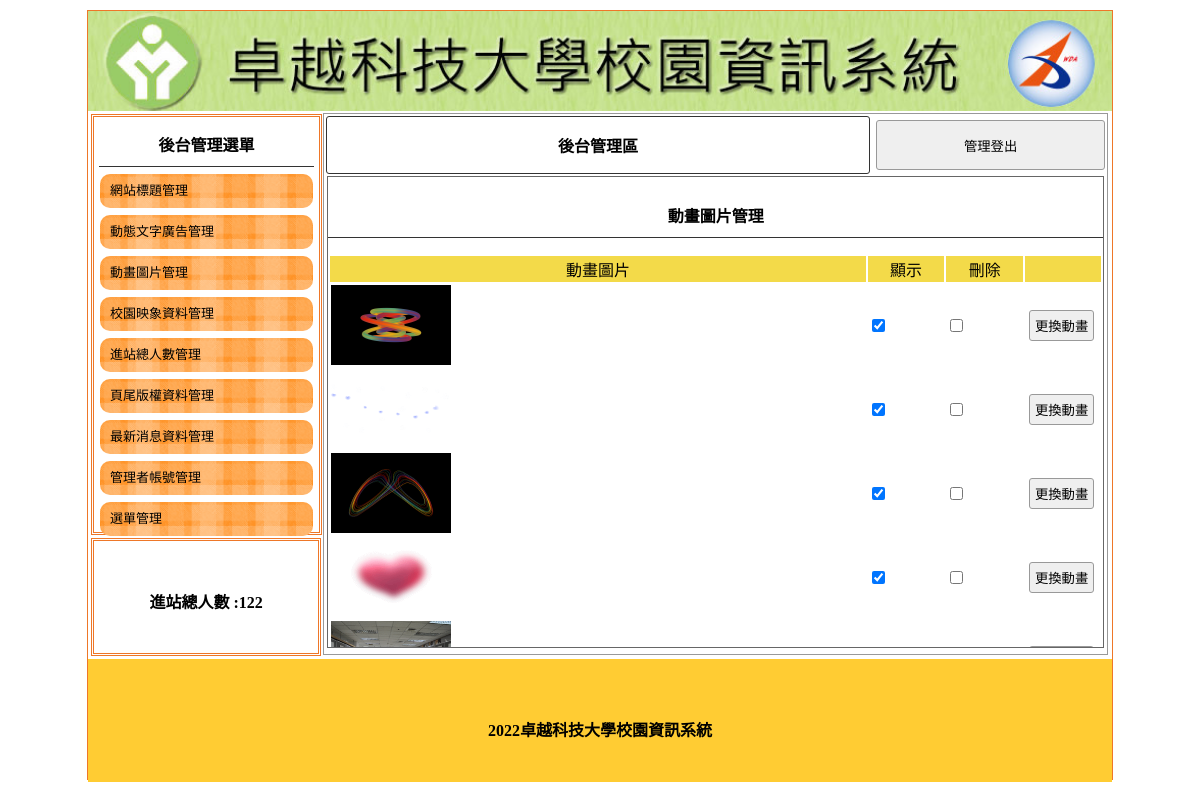
The page /back.php?do=mvim (signed in) on the database its author committed.
### tables this page shows
CREATE TABLE `title` (
  `id` int(11) UNSIGNED NOT NULL,
  `img` text DEFAULT NULL,
  `text` text DEFAULT NULL,
  `sh` int(1) NOT NULL DEFAULT 1
);

CREATE TABLE `total` (
  `id` int(11) UNSIGNED NOT NULL,
  `total` int(11) DEFAULT NULL
);

CREATE TABLE `mvim` (
  `id` int(11) UNSIGNED NOT NULL,
  `img` text DEFAULT NULL,
  `text` text DEFAULT NULL,
  `sh` int(1) NOT NULL DEFAULT 1
);

CREATE TABLE `bottom` (
  `id` int(10) UNSIGNED NOT NULL,
  `bottom` text DEFAULT NULL
);

### base.php (called while the page is built, shortened)
<?php
class DB
{
    protected $dsn = "mysql:host=localhost;charset=utf8;dbname=web01";
    protected $user = "root";
    protected $pw = "";
    protected $pdo;
    public $table;
    public function __construct($table)
    {
        $this->table = $table;
        $this->pdo = new PDO($this->dsn, $this->user, $this->pw);
    }
    private function setStr($table)
    {
        switch ($table) {
            case "title":
                $this->title = "網站標題管理";
                $this->button = "新增網站標題圖片";
                $this->header = "網站標題";
                $this->append = "替代文字";
                $this->upload = "網站標題圖片";
                break;
            case "ad":
                $this->title = "動態文字廣告管理";
                $this->button = "新增動態文字廣告";
                $this->header = "動態文字廣告";
                break;
            case "mvim":
                $this->title = "動畫圖片管理";
                $this->header = "動畫圖片";
                break;
            case "image":
                $this->title = "校園映像資料管理";
                $this->button = "新增校園映像資料";
                $this->header = "校園映像資料圖片";
                $this->upload = "校園映像資料";
                break;
            case "news":
                $this->title = "最新消息資料管理";
                $this->button = "新增最新消息資料";
                $this->header = "最新消息資料內容";
                break;
            case "total":
                $this->title = "進站總人數管理";
                $this->button = "";
                $this->header = "進站總人數";
                break;
            case "bottom":
                $this->title = "頁尾版權資料管理";
                $this->button = "";
                $this->header = "頁尾版權資料";
                break;
            case "admin":
                $this->title = "管理者帳號管理";
                $this->button = "新增管理者帳號";
                $this->header = "帳號";
                $this->append = "密碼";
                break;
            case "menu":
                $this->title = "選單管理";
                $this->button = "新增主選單";
                $this->header = "主選單名稱";
                $this->append = "選單連結網址";
                break;
        }
    }
    public function find($id)
    {
        $sql = "SELECT * FROM $this->table WHERE ";
        if (is_array($id)) {
            foreach ($id as $key => $value) {
                $tmp[] = "`$key`='$value'";
            }
            $sql .= implode(" AND ", $tmp);
        } else {
            $sql .= " `id`='$id'";
        }
        return $this->pdo->query($sql)->fetch(PDO::FETCH_ASSOC);
    }
    public function all(...$arg)
    {
        $sql = "SELECT * FROM $this->table ";
        return $this->pdo->query($sql)->fetchAll(PDO::FETCH_ASSOC);
    }
}
$Title = new DB('title');
$Mvim = new DB('mvim');
$Bottom = new DB('bottom');
$Total = new DB('total');
$tt=$_GET['do']??'';
switch($tt){
    case "mvim":
        $DB=$Mvim;
        break;
}

### back/mvim.php (the view, shortened to what this page needs)
<div style="width:99%; height:87%; margin:auto; overflow:auto; border:#666 1px solid;">
    <p class="t cent botli"><?= $DB->title; ?></p>
    <form method="post" action="api/edit.php?do=<?= $DB->table; ?>">
        <table width="100%">
            <tbody>
                <tr class="yel">
                    <td width="70%"><?= $DB->header; ?></td>
                    <td width="10%">顯示</td>
                    <td width="10%">刪除</td>
                    <td></td>
                </tr>
                <?php
                $rows = $DB->all();
                foreach ($rows as $row) {
                    $checked = ($row['sh'] == 1) ? 'checked' : '';
                ?>
                    <tr>
                        <td width="70%"><img src="./img/<?= $row['img']; ?>" style="width:120px;height:80px;"></td>
                        <td width="10%"><input type="checkbox" name="sh[]" value="<?= $row['id']; ?>" <?=$checked;?>></td>
                        <td width="10%"><input type="checkbox" name="del[]" value="<?= $row['id']; ?>"></td>
                        <td>
                            <input type="button" onclick="op(&#39;#cover&#39;,&#39;#cvr&#39;,&#39;modal/upload.php?do=<?= $DB->table; ?>&id=<?= $row['id']; ?>&#39;)" value="更換動畫">
                        </td>
                    </tr>
                <?php
                }
                ?>
            </tbody>
        </table>
    </form>
</div>

### back.php (shortened to what this page needs)
<?php
include "base.php";
?>
<!DOCTYPE html PUBLIC "-//W3C//DTD XHTML 1.0 Transitional//EN" "http://www.w3.org/TR/xhtml1/DTD/xhtml1-transitional.dtd">
<html xmlns="http://www.w3.org/1999/xhtml">
<head>
	<link href="./css/css.css" rel="stylesheet" type="text/css">
</head>
<body>
	<div id="main">
		<?php
		include "./front/header.php";
		?>
		<div id="ms">
			<div id="lf" style="float:left;">
				<div id="menuput" class="dbor">
					<span class="t botli">後台管理選單</span>
					<a style="color:#000; font-size:13px; text-decoration:none;" href="?do=title">
						<div class="mainmu">
							網站標題管理 </div>
					</a>
					<a style="color:#000; font-size:13px; text-decoration:none;" href="?do=ad">
						<div class="mainmu">
							動態文字廣告管理 </div>
					</a>
					<a style="color:#000; font-size:13px; text-decoration:none;" href="?do=mvim">
						<div class="mainmu">
							動畫圖片管理 </div>
					</a>
					<a style="color:#000; font-size:13px; text-decoration:none;" href="?do=image">
						<div class="mainmu">
							校園映象資料管理 </div>
					</a>
					<a style="color:#000; font-size:13px; text-decoration:none;" href="?do=total">
						<div class="mainmu">
							進站總人數管理 </div>
					</a>
					<a style="color:#000; font-size:13px; text-decoration:none;" href="?do=bottom">
						<div class="mainmu">
							頁尾版權資料管理 </div>
					</a>
					<a style="color:#000; font-size:13px; text-decoration:none;" href="?do=news">
						<div class="mainmu">
							最新消息資料管理 </div>
					</a>
					<a style="color:#000; font-size:13px; text-decoration:none;" href="?do=admin">
						<div class="mainmu">
							管理者帳號管理 </div>
					</a>
					<a style="color:#000; font-size:13px; text-decoration:none;" href="?do=menu">
						<div class="mainmu">
							選單管理 </div>
					</a>
				</div>
				<div class="dbor" style="margin:3px; width:95%; height:20%; line-height:100px;">
					<span class="t">進站總人數 :<?= $Total->find(1)['total']; ?></span>
				</div>
			</div>
			<div class="di" style="height:540px; border:#999 1px solid; width:76.5%; margin:2px 0px 0px 0px; float:left; position:relative; left:20px;">
				<table width="100%">
					<tbody>
						<tr>
							<td style="width:70%;font-weight:800; border:#333 1px solid; border-radius:3px;" class="cent"><a href="?do=admin" style="color:#000; text-decoration:none;">後台管理區</a></td>
							<td><button onclick="document.cookie=&#39;user=&#39;;location.replace(&#39;api/logout.php&#39;)" style="width:99%; margin-right:2px; height:50px;">管理登出</button></td>
						</tr>
					</tbody>
				</table>
				<?php
				$do=$_GET['do']??'title';
				$file="./back/".$do.".php";
				if(file_exists($file)){
					include $file;
				}else{
					include "./back/title.php";
				}
				?>
			</div>
		</div>
		<div style="width:1024px; left:0px; position:relative; background:#FC3; margin-top:4px; height:123px; display:block;">
			<span class="t" style="line-height:123px;"><?= $Bottom->find(1)['bottom']; ?></span>
		</div>
	</div>
</body>
</html>

### front/header.php
<a title="<?= $Title->find(['sh' => 1])['text']; ?>" href="index.php">
			<div class="ti" style="background:url(&#39;img/<?= $Title->find(['sh' => 1])['img']; ?>&#39;); background-size:cover;"></div>
		</a>

### css/css.css (style rules this page uses)
body { padding:0px; margin:0px; }
#main { width:1024px; height:768px; margin:10px auto 10px auto; border:#EE7728 1px solid; position:relative; }
.ti { width:100%; height:100px; position:relative; background-size:cover; background-repeat:no-repeat; }
.dbor { border:#EE7728 double 3px; margin:1px; padding:2px 10px 2px 10px; }
.t { font-weight:800; display:block; text-align:center; padding:10px 1px 10px 1px; }
.botli { border-bottom:#333 1px solid; }
.mainmu { position:relative; border-radius:10px; background:url(../img/menu.fw.png) center no-repeat; background-size:cover; line-height:30px; padding:2px 10px 2px 10px; margin:7px 1px 7px 1px; height: 30px; }
#lf { height:540px; width:21%; display:inline-block; }
#menuput { width:100%; height:75%; position:relative; padding:5px; display:block; margin: 3px; }
.di { display:inline-block; }
.cent { text-align:center; }
input,button { border:#999 1px solid; border-radius:3px; background:#EFEFEF; padding:5px; margin:3px; }
.yel td { background:#F3DA49; text-align:center; }

### rows shown on the page
title: img (picture)
total: total "122"
mvim: img (picture)
mvim: img (picture)
mvim: img (picture)
mvim: img (picture)
mvim: img (picture)
bottom: bottom "2022卓越科技大學校園資訊系統"

### other values the page prints
$DB->title "動畫圖片管理"
$DB->header "動畫圖片"
